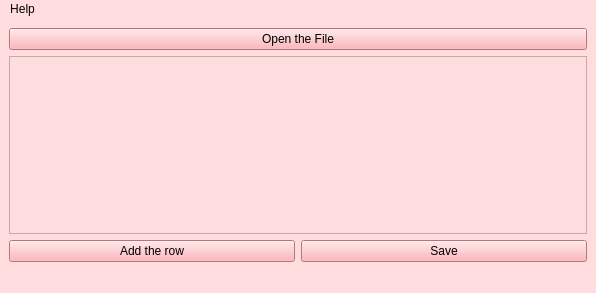
<?xml version="1.0" encoding="UTF-8"?>
<ui version="4.0">
 <class>MainWindow</class>
 <widget class="QMainWindow" name="MainWindow">
  <property name="geometry">
   <rect>
    <x>0</x>
    <y>0</y>
    <width>596</width>
    <height>293</height>
   </rect>
  </property>
  <property name="sizePolicy">
   <sizepolicy hsizetype="Maximum" vsizetype="Maximum">
    <horstretch>0</horstretch>
    <verstretch>0</verstretch>
   </sizepolicy>
  </property>
  <property name="windowTitle">
   <string>MainWindow</string>
  </property>
  <property name="styleSheet">
   <string notr="true">color: rgb(0, 0, 0);
background-color: rgb(255, 220, 221);</string>
  </property>
  <widget class="QWidget" name="centralwidget">
   <layout class="QVBoxLayout" name="verticalLayout">
    <item>
     <widget class="QPushButton" name="pushButton">
      <property name="minimumSize">
       <size>
        <width>434</width>
        <height>0</height>
       </size>
      </property>
      <property name="styleSheet">
       <string notr="true">color: rgb(0, 0, 0);
background-color: rgb(255, 162, 168);</string>
      </property>
      <property name="text">
       <string>Open the File</string>
      </property>
     </widget>
    </item>
    <item>
     <widget class="QTableView" name="tableView">
      <property name="styleSheet">
       <string notr="true"/>
      </property>
     </widget>
    </item>
    <item>
     <layout class="QHBoxLayout" name="horizontalLayout">
      <item>
       <widget class="QPushButton" name="pushButton_2">
        <property name="styleSheet">
         <string notr="true">color: rgb(0, 0, 0);
background-color: rgb(255, 162, 168);</string>
        </property>
        <property name="text">
         <string>Add the row</string>
        </property>
       </widget>
      </item>
      <item>
       <widget class="QPushButton" name="pushButton_3">
        <property name="styleSheet">
         <string notr="true">color: rgb(0, 0, 0);
background-color: rgb(255, 162, 168);</string>
        </property>
        <property name="text">
         <string>Save</string>
        </property>
       </widget>
      </item>
     </layout>
    </item>
   </layout>
  </widget>
  <widget class="QMenuBar" name="menubar">
   <property name="geometry">
    <rect>
     <x>0</x>
     <y>0</y>
     <width>596</width>
     <height>21</height>
    </rect>
   </property>
   <widget class="QMenu" name="menuHelp">
    <property name="title">
     <string>Help</string>
    </property>
    <addaction name="actionAbout"/>
   </widget>
   <addaction name="menuHelp"/>
  </widget>
  <widget class="QStatusBar" name="statusbar"/>
  <action name="actionAbout">
   <property name="text">
    <string>About</string>
   </property>
  </action>
  <action name="actionSave">
   <property name="text">
    <string>Save</string>
   </property>
  </action>
  <action name="actionExit">
   <property name="text">
    <string>Exit</string>
   </property>
  </action>
 </widget>
 <resources/>
 <connections/>
</ui>
